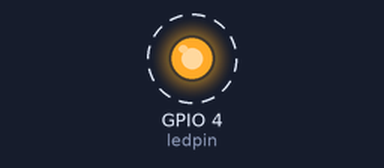
Recording of a program running on a simulated Raspberry Pi (BCM pin numbers). On the bench: output pins drawn as LEDs (lit = HIGH). Dashed ring = blinking.

Above: at 0.5 s.
Timing chart, 0 to 4.6 s (numbered marks = the images above):
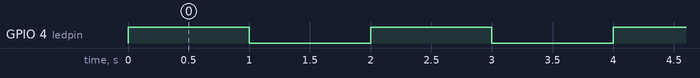

Measured:
- by itself, GPIO 4 (ledpin): alternates HIGH for 1.0 s and LOW for 1.0 s

The program:

blink_led.py
```python
import RPi.GPIO as GPIO
import time
ledpin=4
GPIO.setmode(GPIO.BCM)
GPIO.setup(ledpin, GPIO.OUT)
while 1:
    GPIO.output(ledpin,True)
    time.sleep(1)
    GPIO.output(ledpin,False)
    time.sleep(1)
#for counter in range(0,10000):
#    GPIO.output(3,True)
#    time.sleep(1)
#    GPIO.output(3,False)
#    time.sleep(1)
#GPIO.output(ledpin,False)
```
